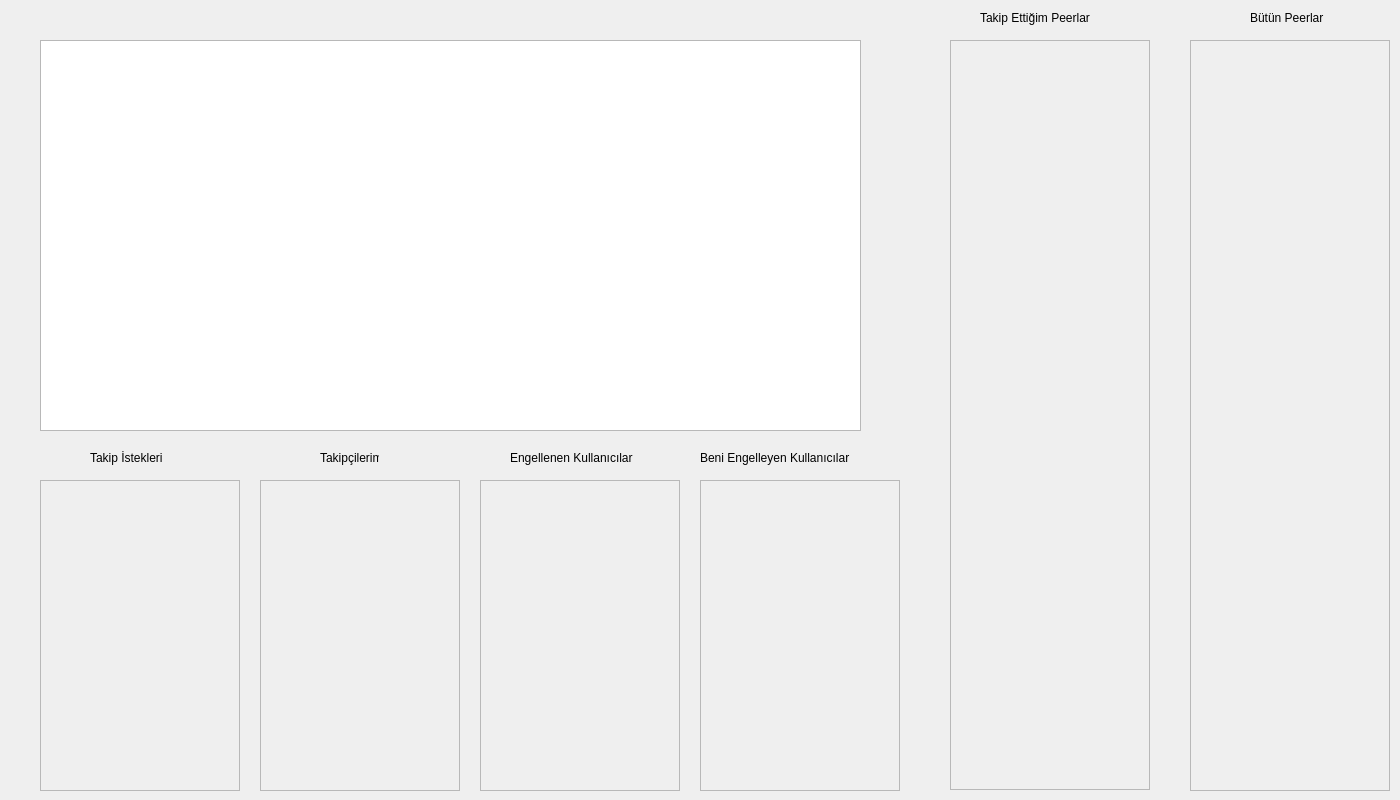
<?xml version="1.0" encoding="UTF-8"?>
<ui version="4.0">
 <class>MainWindow</class>
 <widget class="QMainWindow" name="MainWindow">
  <property name="geometry">
   <rect>
    <x>0</x>
    <y>0</y>
    <width>1400</width>
    <height>800</height>
   </rect>
  </property>
  <property name="windowTitle">
   <string>MainWindow</string>
  </property>
  <widget class="QWidget" name="centralWidget">
   <widget class="QScrollArea" name="scrollArea_all_peers">
    <property name="geometry">
     <rect>
      <x>1190</x>
      <y>40</y>
      <width>200</width>
      <height>751</height>
     </rect>
    </property>
    <property name="widgetResizable">
     <bool>true</bool>
    </property>
    <widget class="QWidget" name="scrollContents_all_peers">
     <property name="geometry">
      <rect>
       <x>0</x>
       <y>0</y>
       <width>198</width>
       <height>749</height>
      </rect>
     </property>
    </widget>
   </widget>
   <widget class="QLabel" name="label">
    <property name="geometry">
     <rect>
      <x>1250</x>
      <y>10</y>
      <width>91</width>
      <height>16</height>
     </rect>
    </property>
    <property name="text">
     <string>Bütün Peerlar</string>
    </property>
   </widget>
   <widget class="QScrollArea" name="scrollArea_peers_that_i_subscribe">
    <property name="geometry">
     <rect>
      <x>950</x>
      <y>40</y>
      <width>200</width>
      <height>750</height>
     </rect>
    </property>
    <property name="widgetResizable">
     <bool>true</bool>
    </property>
    <widget class="QWidget" name="scrollContents_peers_that_i_subscribe">
     <property name="geometry">
      <rect>
       <x>0</x>
       <y>0</y>
       <width>198</width>
       <height>748</height>
      </rect>
     </property>
    </widget>
   </widget>
   <widget class="QLabel" name="label_2">
    <property name="geometry">
     <rect>
      <x>980</x>
      <y>10</y>
      <width>131</width>
      <height>16</height>
     </rect>
    </property>
    <property name="text">
     <string>Takip Ettiğim Peerlar</string>
    </property>
   </widget>
   <widget class="QTextBrowser" name="textBrowser">
    <property name="geometry">
     <rect>
      <x>40</x>
      <y>40</y>
      <width>821</width>
      <height>391</height>
     </rect>
    </property>
    <property name="html">
     <string>&lt;!DOCTYPE HTML PUBLIC &quot;-//W3C//DTD HTML 4.0//EN&quot; &quot;http://www.w3.org/TR/REC-html40/strict.dtd&quot;&gt;
&lt;html&gt;&lt;head&gt;&lt;meta name=&quot;qrichtext&quot; content=&quot;1&quot; /&gt;&lt;style type=&quot;text/css&quot;&gt;
p, li { white-space: pre-wrap; }
&lt;/style&gt;&lt;/head&gt;&lt;body style=&quot; font-family:'.SF NS Text'; font-size:13pt; font-weight:400; font-style:normal;&quot;&gt;
&lt;p style=&quot;-qt-paragraph-type:empty; margin-top:0px; margin-bottom:0px; margin-left:0px; margin-right:0px; -qt-block-indent:0; text-indent:0px;&quot;&gt;&lt;br /&gt;&lt;/p&gt;&lt;/body&gt;&lt;/html&gt;</string>
    </property>
   </widget>
   <widget class="QScrollArea" name="scrollArea_subscriber_requests">
    <property name="geometry">
     <rect>
      <x>40</x>
      <y>480</y>
      <width>200</width>
      <height>311</height>
     </rect>
    </property>
    <property name="widgetResizable">
     <bool>true</bool>
    </property>
    <widget class="QWidget" name="scrollContent_subscriber_requests">
     <property name="geometry">
      <rect>
       <x>0</x>
       <y>0</y>
       <width>198</width>
       <height>309</height>
      </rect>
     </property>
    </widget>
   </widget>
   <widget class="QLabel" name="label_3">
    <property name="geometry">
     <rect>
      <x>90</x>
      <y>450</y>
      <width>101</width>
      <height>16</height>
     </rect>
    </property>
    <property name="text">
     <string>Takip İstekleri</string>
    </property>
   </widget>
   <widget class="QLabel" name="label_4">
    <property name="geometry">
     <rect>
      <x>510</x>
      <y>450</y>
      <width>171</width>
      <height>16</height>
     </rect>
    </property>
    <property name="text">
     <string>Engellenen Kullanıcılar</string>
    </property>
   </widget>
   <widget class="QScrollArea" name="scrollArea_peers_that_i_block">
    <property name="geometry">
     <rect>
      <x>480</x>
      <y>480</y>
      <width>200</width>
      <height>311</height>
     </rect>
    </property>
    <property name="widgetResizable">
     <bool>true</bool>
    </property>
    <widget class="QWidget" name="scrollContents_peers_that_i_block">
     <property name="geometry">
      <rect>
       <x>0</x>
       <y>0</y>
       <width>198</width>
       <height>309</height>
      </rect>
     </property>
    </widget>
   </widget>
   <widget class="QLabel" name="label_5">
    <property name="geometry">
     <rect>
      <x>700</x>
      <y>450</y>
      <width>171</width>
      <height>16</height>
     </rect>
    </property>
    <property name="text">
     <string>Beni Engelleyen Kullanıcılar</string>
    </property>
   </widget>
   <widget class="QScrollArea" name="scrollArea_peers_that_block_me">
    <property name="geometry">
     <rect>
      <x>700</x>
      <y>480</y>
      <width>200</width>
      <height>311</height>
     </rect>
    </property>
    <property name="widgetResizable">
     <bool>true</bool>
    </property>
    <widget class="QWidget" name="scrollContents_peers_that_block_me">
     <property name="geometry">
      <rect>
       <x>0</x>
       <y>0</y>
       <width>198</width>
       <height>309</height>
      </rect>
     </property>
    </widget>
   </widget>
   <widget class="QLabel" name="label_6">
    <property name="geometry">
     <rect>
      <x>320</x>
      <y>450</y>
      <width>59</width>
      <height>16</height>
     </rect>
    </property>
    <property name="text">
     <string>Takipçilerim</string>
    </property>
   </widget>
   <widget class="QScrollArea" name="scrollArea_subscribers">
    <property name="geometry">
     <rect>
      <x>260</x>
      <y>480</y>
      <width>200</width>
      <height>311</height>
     </rect>
    </property>
    <property name="widgetResizable">
     <bool>true</bool>
    </property>
    <widget class="QWidget" name="scrollContents_subscribers">
     <property name="geometry">
      <rect>
       <x>0</x>
       <y>0</y>
       <width>198</width>
       <height>309</height>
      </rect>
     </property>
    </widget>
   </widget>
  </widget>
 </widget>
 <layoutdefault spacing="6" margin="11"/>
 <resources/>
 <connections/>
</ui>
